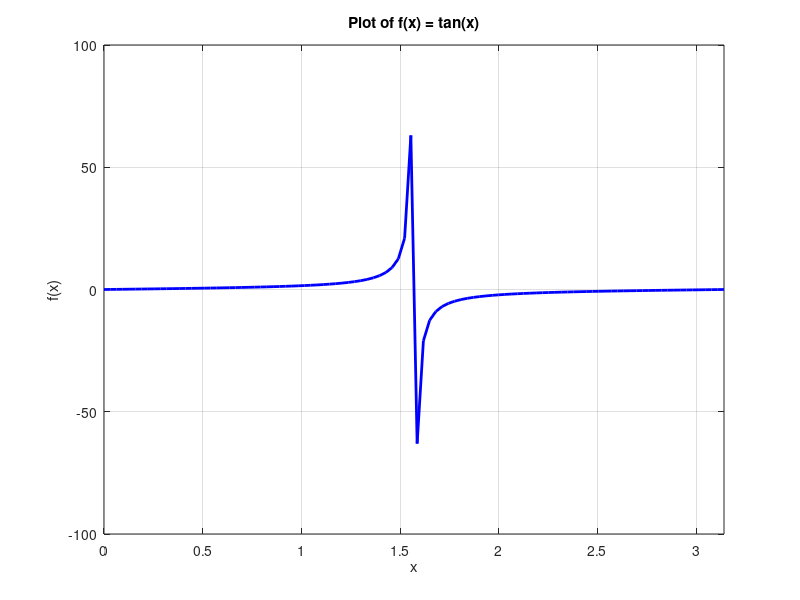

The MATLAB source for this figure:
% Define the function
f = @(x) tan(x);
% Generate x values from 0 to pi
x = linspace(0, pi, 100);  % Adjust the number of points (100 here) for smoother or coarser plot
% Evaluate the function at these x values
y = f(x);
% Plot the function
plot(x, y, 'b-', 'LineWidth', 2);
grid on;
title('Plot of f(x) = tan(x)');
xlabel('x');
ylabel('f(x)');
xlim([0, pi]);
% Optionally, add grid and labels
grid on;
